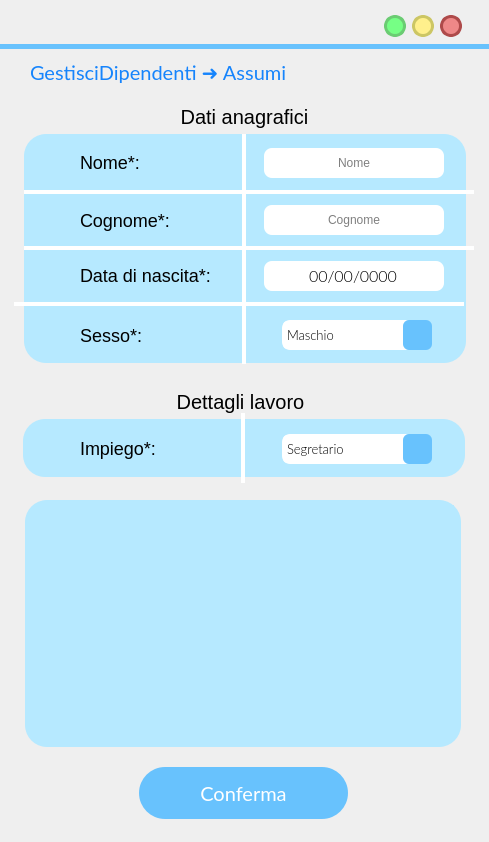
<?xml version="1.0" encoding="UTF-8"?>
<ui version="4.0">
 <class>MainWindow</class>
 <widget class="QMainWindow" name="MainWindow">
  <property name="geometry">
   <rect>
    <x>0</x>
    <y>0</y>
    <width>489</width>
    <height>842</height>
   </rect>
  </property>
  <property name="windowTitle">
   <string>MainWindow</string>
  </property>
  <property name="styleSheet">
   <string notr="true"/>
  </property>
  <widget class="QWidget" name="centralwidget">
   <widget class="QPushButton" name="pushButton_3">
    <property name="geometry">
     <rect>
      <x>593</x>
      <y>29</y>
      <width>24</width>
      <height>24</height>
     </rect>
    </property>
    <property name="sizePolicy">
     <sizepolicy hsizetype="Fixed" vsizetype="Fixed">
      <horstretch>0</horstretch>
      <verstretch>0</verstretch>
     </sizepolicy>
    </property>
    <property name="minimumSize">
     <size>
      <width>21</width>
      <height>24</height>
     </size>
    </property>
    <property name="maximumSize">
     <size>
      <width>24</width>
      <height>24</height>
     </size>
    </property>
    <property name="cursor">
     <cursorShape>PointingHandCursor</cursorShape>
    </property>
    <property name="styleSheet">
     <string notr="true">QPushButton{
 background-color:#ee8888;
 border-style: solid;
 border-radius:12px;
font: 18pt &quot;Candara&quot;;
border-color:#ae4a4a;
border-width:3;
}

QPushButton::pressed{
	background-color : white;
	border-color:#ae4a4a;
	border-width:3;
}
</string>
    </property>
    <property name="text">
     <string/>
    </property>
   </widget>
   <widget class="QPushButton" name="pushButton_2">
    <property name="geometry">
     <rect>
      <x>563</x>
      <y>29</y>
      <width>24</width>
      <height>24</height>
     </rect>
    </property>
    <property name="sizePolicy">
     <sizepolicy hsizetype="Fixed" vsizetype="Fixed">
      <horstretch>0</horstretch>
      <verstretch>0</verstretch>
     </sizepolicy>
    </property>
    <property name="minimumSize">
     <size>
      <width>21</width>
      <height>24</height>
     </size>
    </property>
    <property name="maximumSize">
     <size>
      <width>24</width>
      <height>24</height>
     </size>
    </property>
    <property name="cursor">
     <cursorShape>PointingHandCursor</cursorShape>
    </property>
    <property name="styleSheet">
     <string notr="true">QPushButton{
 background-color:#fff08c	;
 border-style: solid;
 border-radius:12px;
font: 18pt &quot;Candara&quot;;
border-color:#ccc664;
border-width:3;
}

QPushButton::pressed{
	background-color : white;
	border-color:#ccc664;
	border-width:3;
}
</string>
    </property>
    <property name="text">
     <string/>
    </property>
   </widget>
   <widget class="QPushButton" name="pushButton_4">
    <property name="geometry">
     <rect>
      <x>533</x>
      <y>29</y>
      <width>24</width>
      <height>24</height>
     </rect>
    </property>
    <property name="sizePolicy">
     <sizepolicy hsizetype="Fixed" vsizetype="Fixed">
      <horstretch>0</horstretch>
      <verstretch>0</verstretch>
     </sizepolicy>
    </property>
    <property name="minimumSize">
     <size>
      <width>21</width>
      <height>24</height>
     </size>
    </property>
    <property name="maximumSize">
     <size>
      <width>24</width>
      <height>24</height>
     </size>
    </property>
    <property name="cursor">
     <cursorShape>PointingHandCursor</cursorShape>
    </property>
    <property name="styleSheet">
     <string notr="true">QPushButton{
 background-color:#76ff85;
 border-style: solid;
 border-radius:12px;
font: 18pt &quot;Candara&quot;;
border-color:#6bcc73;
border-width:3;
}

QPushButton::pressed{
	background-color : white;
	border-color:#6bcc73;
	border-width:3;
}
</string>
    </property>
    <property name="text">
     <string/>
    </property>
   </widget>
   <widget class="QLabel" name="label">
    <property name="geometry">
     <rect>
      <x>0</x>
      <y>44</y>
      <width>641</width>
      <height>5</height>
     </rect>
    </property>
    <property name="styleSheet">
     <string notr="true">background-color:rgb(104, 194, 253);</string>
    </property>
    <property name="text">
     <string/>
    </property>
   </widget>
   <widget class="QLabel" name="label_2">
    <property name="geometry">
     <rect>
      <x>24</x>
      <y>134</y>
      <width>442</width>
      <height>229</height>
     </rect>
    </property>
    <property name="styleSheet">
     <string notr="true">left: 655px;
top: 420px;
width: 436px;
height: 160px;
line-height: 20px;
border-radius: 22px;
background-color: rgba(182, 233, 255);
color: rgba(16, 16, 16);
font-size: 14px;
text-align: center;</string>
    </property>
    <property name="text">
     <string/>
    </property>
   </widget>
   <widget class="QPushButton" name="reduceButton">
    <property name="geometry">
     <rect>
      <x>384</x>
      <y>15</y>
      <width>22</width>
      <height>22</height>
     </rect>
    </property>
    <property name="sizePolicy">
     <sizepolicy hsizetype="Fixed" vsizetype="Fixed">
      <horstretch>0</horstretch>
      <verstretch>0</verstretch>
     </sizepolicy>
    </property>
    <property name="minimumSize">
     <size>
      <width>22</width>
      <height>22</height>
     </size>
    </property>
    <property name="maximumSize">
     <size>
      <width>24</width>
      <height>24</height>
     </size>
    </property>
    <property name="cursor">
     <cursorShape>PointingHandCursor</cursorShape>
    </property>
    <property name="styleSheet">
     <string notr="true">QPushButton{
 background-color:#76ff85;
 border-style: solid;
 border-radius:11px;
font: 18pt &quot;Candara&quot;;
border-color:#6bcc73;
border-width:3;
}

QPushButton::pressed{
	background-color : white;
	border-color:#6bcc73;
	border-width:3;
}
</string>
    </property>
    <property name="text">
     <string/>
    </property>
   </widget>
   <widget class="QPushButton" name="exitButton">
    <property name="geometry">
     <rect>
      <x>440</x>
      <y>15</y>
      <width>22</width>
      <height>22</height>
     </rect>
    </property>
    <property name="sizePolicy">
     <sizepolicy hsizetype="Fixed" vsizetype="Fixed">
      <horstretch>0</horstretch>
      <verstretch>0</verstretch>
     </sizepolicy>
    </property>
    <property name="minimumSize">
     <size>
      <width>22</width>
      <height>22</height>
     </size>
    </property>
    <property name="maximumSize">
     <size>
      <width>24</width>
      <height>24</height>
     </size>
    </property>
    <property name="cursor">
     <cursorShape>PointingHandCursor</cursorShape>
    </property>
    <property name="styleSheet">
     <string notr="true">QPushButton{
 background-color:#ee8888;
 border-style: solid;
 border-radius:11px;
font: 18pt &quot;Candara&quot;;
border-color:#ae4a4a;
border-width:3;
}

QPushButton::pressed{
	background-color : white;
	border-color:#ae4a4a;
	border-width:3;
}
</string>
    </property>
    <property name="text">
     <string/>
    </property>
   </widget>
   <widget class="QPushButton" name="maximizeButton">
    <property name="geometry">
     <rect>
      <x>412</x>
      <y>15</y>
      <width>22</width>
      <height>22</height>
     </rect>
    </property>
    <property name="sizePolicy">
     <sizepolicy hsizetype="Fixed" vsizetype="Fixed">
      <horstretch>0</horstretch>
      <verstretch>0</verstretch>
     </sizepolicy>
    </property>
    <property name="minimumSize">
     <size>
      <width>20</width>
      <height>20</height>
     </size>
    </property>
    <property name="maximumSize">
     <size>
      <width>24</width>
      <height>24</height>
     </size>
    </property>
    <property name="cursor">
     <cursorShape>PointingHandCursor</cursorShape>
    </property>
    <property name="styleSheet">
     <string notr="true">QPushButton{
 background-color:#fff08c	;
 border-style: solid;
 border-radius:11px;
font: 18pt &quot;Candara&quot;;
border-color:#ccc664;
border-width:3;
}

QPushButton::pressed{
	background-color : white;
	border-color:#ccc664;
	border-width:3;
}
</string>
    </property>
    <property name="text">
     <string/>
    </property>
   </widget>
   <widget class="QLabel" name="label_5">
    <property name="geometry">
     <rect>
      <x>24</x>
      <y>190</y>
      <width>450</width>
      <height>4</height>
     </rect>
    </property>
    <property name="sizePolicy">
     <sizepolicy hsizetype="Fixed" vsizetype="Fixed">
      <horstretch>0</horstretch>
      <verstretch>0</verstretch>
     </sizepolicy>
    </property>
    <property name="styleSheet">
     <string notr="true">width: 314px;
height: 180px;
border-radius: 0;
background-color: rgb(255, 255, 255);
text-align: center;</string>
    </property>
    <property name="text">
     <string/>
    </property>
    <property name="scaledContents">
     <bool>true</bool>
    </property>
    <property name="alignment">
     <set>Qt::AlignCenter</set>
    </property>
    <property name="margin">
     <number>10</number>
    </property>
    <property name="indent">
     <number>0</number>
    </property>
   </widget>
   <widget class="QLabel" name="label_6">
    <property name="geometry">
     <rect>
      <x>24</x>
      <y>246</y>
      <width>450</width>
      <height>4</height>
     </rect>
    </property>
    <property name="sizePolicy">
     <sizepolicy hsizetype="Fixed" vsizetype="Fixed">
      <horstretch>0</horstretch>
      <verstretch>0</verstretch>
     </sizepolicy>
    </property>
    <property name="styleSheet">
     <string notr="true">width: 314px;
height: 180px;
border-radius: 0;
background-color: rgb(255, 255, 255);
text-align: center;</string>
    </property>
    <property name="text">
     <string/>
    </property>
    <property name="scaledContents">
     <bool>true</bool>
    </property>
    <property name="alignment">
     <set>Qt::AlignCenter</set>
    </property>
    <property name="margin">
     <number>10</number>
    </property>
    <property name="indent">
     <number>0</number>
    </property>
   </widget>
   <widget class="QLabel" name="label_7">
    <property name="geometry">
     <rect>
      <x>14</x>
      <y>302</y>
      <width>450</width>
      <height>4</height>
     </rect>
    </property>
    <property name="sizePolicy">
     <sizepolicy hsizetype="Fixed" vsizetype="Fixed">
      <horstretch>0</horstretch>
      <verstretch>0</verstretch>
     </sizepolicy>
    </property>
    <property name="styleSheet">
     <string notr="true">width: 314px;
height: 180px;
border-radius: 0;
background-color: rgb(255, 255, 255);
text-align: center;</string>
    </property>
    <property name="text">
     <string/>
    </property>
    <property name="scaledContents">
     <bool>true</bool>
    </property>
    <property name="alignment">
     <set>Qt::AlignCenter</set>
    </property>
    <property name="margin">
     <number>10</number>
    </property>
    <property name="indent">
     <number>0</number>
    </property>
   </widget>
   <widget class="QLabel" name="label_14">
    <property name="geometry">
     <rect>
      <x>80</x>
      <y>137</y>
      <width>161</width>
      <height>51</height>
     </rect>
    </property>
    <property name="styleSheet">
     <string notr="true">font-size: 18px;
text-align: left;
background-color: rgba(255, 255, 255,0);
</string>
    </property>
    <property name="text">
     <string>Nome*:</string>
    </property>
   </widget>
   <widget class="QLabel" name="autoreLabel">
    <property name="geometry">
     <rect>
      <x>80</x>
      <y>190</y>
      <width>151</width>
      <height>61</height>
     </rect>
    </property>
    <property name="styleSheet">
     <string notr="true">font-size: 18px;
text-align: left;
background-color: rgba(255, 255, 255,0);</string>
    </property>
    <property name="text">
     <string>Cognome*:</string>
    </property>
   </widget>
   <widget class="QLabel" name="sizeLabel">
    <property name="geometry">
     <rect>
      <x>80</x>
      <y>310</y>
      <width>151</width>
      <height>51</height>
     </rect>
    </property>
    <property name="styleSheet">
     <string notr="true">font-size: 18px;
text-align: left;
background-color: rgba(255, 255, 255,0);</string>
    </property>
    <property name="text">
     <string>Sesso*:</string>
    </property>
   </widget>
   <widget class="QLabel" name="previousButton">
    <property name="geometry">
     <rect>
      <x>424</x>
      <y>57</y>
      <width>36</width>
      <height>36</height>
     </rect>
    </property>
    <property name="font">
     <font>
      <family>Lato Light</family>
      <pointsize>18</pointsize>
      <weight>50</weight>
      <italic>false</italic>
      <bold>false</bold>
     </font>
    </property>
    <property name="cursor">
     <cursorShape>PointingHandCursor</cursorShape>
    </property>
    <property name="autoFillBackground">
     <bool>false</bool>
    </property>
    <property name="styleSheet">
     <string notr="true">background-color: rgba(255, 255, 255,0);</string>
    </property>
    <property name="text">
     <string/>
    </property>
    <property name="pixmap">
     <pixmap resource="res/res.qrc">:/icons/arrow_back_FILL1_wght700_GRAD200_opsz48_risultato.png</pixmap>
    </property>
    <property name="scaledContents">
     <bool>true</bool>
    </property>
   </widget>
   <widget class="QLabel" name="titoloLabel">
    <property name="geometry">
     <rect>
      <x>30</x>
      <y>57</y>
      <width>331</width>
      <height>31</height>
     </rect>
    </property>
    <property name="font">
     <font>
      <family>Lato</family>
      <pointsize>16</pointsize>
      <weight>50</weight>
      <italic>false</italic>
      <bold>false</bold>
     </font>
    </property>
    <property name="styleSheet">
     <string notr="true">font-size: 20px;
text-align: left;
background-color: rgba(255, 255, 255,0);
color: #1684FC;
font: 16pt &quot;Lato&quot;;</string>
    </property>
    <property name="text">
     <string>GestisciDipendenti ➜ Assumi</string>
    </property>
   </widget>
   <widget class="QLabel" name="label_13">
    <property name="geometry">
     <rect>
      <x>80</x>
      <y>250</y>
      <width>161</width>
      <height>51</height>
     </rect>
    </property>
    <property name="styleSheet">
     <string notr="true">font-size: 18px;
text-align: left;
background-color: rgba(255, 255, 255,0);</string>
    </property>
    <property name="text">
     <string>Data di nascita*:</string>
    </property>
   </widget>
   <widget class="QLabel" name="label_8">
    <property name="geometry">
     <rect>
      <x>242</x>
      <y>134</y>
      <width>4</width>
      <height>230</height>
     </rect>
    </property>
    <property name="sizePolicy">
     <sizepolicy hsizetype="Fixed" vsizetype="Fixed">
      <horstretch>0</horstretch>
      <verstretch>0</verstretch>
     </sizepolicy>
    </property>
    <property name="styleSheet">
     <string notr="true">width: 314px;
height: 180px;
border-radius: 0;
background-color: rgb(255, 255, 255);
text-align: center;</string>
    </property>
    <property name="text">
     <string/>
    </property>
    <property name="scaledContents">
     <bool>true</bool>
    </property>
    <property name="alignment">
     <set>Qt::AlignCenter</set>
    </property>
    <property name="margin">
     <number>10</number>
    </property>
    <property name="indent">
     <number>0</number>
    </property>
   </widget>
   <widget class="QPushButton" name="confermaButton">
    <property name="geometry">
     <rect>
      <x>139</x>
      <y>767</y>
      <width>209</width>
      <height>52</height>
     </rect>
    </property>
    <property name="font">
     <font>
      <family>Lato</family>
      <pointsize>15</pointsize>
      <weight>50</weight>
      <italic>false</italic>
      <bold>false</bold>
     </font>
    </property>
    <property name="cursor">
     <cursorShape>PointingHandCursor</cursorShape>
    </property>
    <property name="autoFillBackground">
     <bool>false</bool>
    </property>
    <property name="styleSheet">
     <string notr="true">QPushButton{
 background-color:rgb(104, 194, 253);
 border-style: solid;
 border-radius:26px;
color: rgb(255, 255, 255);
	font: 15pt &quot;Lato&quot;;
}

QPushButton::hover{


	border-color : rgb(15, 138, 204);
	color: white;
border-width:0;
}

QPushButton::pressed{
	border-color:rgb(104, 194, 253);
	border-width:4;
	background-color : white;
	color:rgb(104, 194, 253);
}
</string>
    </property>
    <property name="text">
     <string>Conferma</string>
    </property>
   </widget>
   <widget class="QComboBox" name="sessoComboBox">
    <property name="geometry">
     <rect>
      <x>282</x>
      <y>320</y>
      <width>150</width>
      <height>30</height>
     </rect>
    </property>
    <property name="font">
     <font>
      <family>Lato Light</family>
      <pointsize>10</pointsize>
      <weight>50</weight>
      <italic>false</italic>
      <bold>false</bold>
      <strikeout>false</strikeout>
      <stylestrategy>PreferDefault</stylestrategy>
     </font>
    </property>
    <property name="toolTip">
     <string/>
    </property>
    <property name="styleSheet">
     <string notr="true">

QComboBox{
background:rgb(255, 255, 255);
border-radius:8px;
border-color:rgb(255, 255, 255);
border-style: solid;
text-align:center;
border-width:3;
}
QComboBox::focus{
background:rgb(255, 255, 255);
border-radius:8px;
border-color:rgb(104, 194, 253);
border-style: solid;
border-width:3;
}

QComboBox::down-arrow {
    image: url(:/icons/expand_more_FILL1_wght600_GRAD200_opsz48_risultato.png);

    width: 26px;
    height: 26px;
margin: 0px 0px 0px 0px
}

QComboBox::drop-down  {
	background-color:rgb(104, 194, 253);
border-radius:6px;
margin:-3px -3px -3px -10px;
    border: 0px; /* This seems to replace the whole arrow of the combo box */

}
</string>
    </property>
    <property name="editable">
     <bool>false</bool>
    </property>
    <property name="currentText">
     <string>Maschio</string>
    </property>
    <property name="iconSize">
     <size>
      <width>16</width>
      <height>16</height>
     </size>
    </property>
    <property name="frame">
     <bool>true</bool>
    </property>
    <item>
     <property name="text">
      <string>Maschio</string>
     </property>
    </item>
    <item>
     <property name="text">
      <string>Femmina</string>
     </property>
    </item>
    <item>
     <property name="text">
      <string>Non specificato</string>
     </property>
    </item>
   </widget>
   <widget class="QLabel" name="label_11">
    <property name="geometry">
     <rect>
      <x>30</x>
      <y>316</y>
      <width>34</width>
      <height>34</height>
     </rect>
    </property>
    <property name="styleSheet">
     <string notr="true">background-color: rgba(182, 233, 255);</string>
    </property>
    <property name="text">
     <string/>
    </property>
    <property name="pixmap">
     <pixmap resource="res/res.qrc">:/icons/female_FILL1_wght600_GRAD200_opsz48_risultato.png</pixmap>
    </property>
    <property name="scaledContents">
     <bool>true</bool>
    </property>
   </widget>
   <widget class="QLabel" name="label_12">
    <property name="geometry">
     <rect>
      <x>30</x>
      <y>258</y>
      <width>34</width>
      <height>34</height>
     </rect>
    </property>
    <property name="styleSheet">
     <string notr="true">background-color: rgba(182, 233, 255);</string>
    </property>
    <property name="text">
     <string/>
    </property>
    <property name="pixmap">
     <pixmap resource="res/res.qrc">:/icons/cake_FILL1_wght600_GRAD200_opsz48_risultato.png</pixmap>
    </property>
    <property name="scaledContents">
     <bool>true</bool>
    </property>
   </widget>
   <widget class="QLabel" name="label_16">
    <property name="geometry">
     <rect>
      <x>30</x>
      <y>203</y>
      <width>34</width>
      <height>34</height>
     </rect>
    </property>
    <property name="styleSheet">
     <string notr="true">background-color: rgba(182, 233, 255);</string>
    </property>
    <property name="text">
     <string/>
    </property>
    <property name="pixmap">
     <pixmap resource="res/res.qrc">:/icons/account_circle_FILL1_wght600_GRAD200_opsz48_risultato.png</pixmap>
    </property>
    <property name="scaledContents">
     <bool>true</bool>
    </property>
   </widget>
   <widget class="QLabel" name="label_17">
    <property name="geometry">
     <rect>
      <x>30</x>
      <y>146</y>
      <width>34</width>
      <height>34</height>
     </rect>
    </property>
    <property name="styleSheet">
     <string notr="true">background-color: rgba(182, 233, 255);</string>
    </property>
    <property name="text">
     <string/>
    </property>
    <property name="pixmap">
     <pixmap resource="res/res.qrc">:/icons/person_FILL1_wght600_GRAD200_opsz48_risultato.png</pixmap>
    </property>
    <property name="scaledContents">
     <bool>true</bool>
    </property>
   </widget>
   <widget class="QLabel" name="label_4">
    <property name="geometry">
     <rect>
      <x>241</x>
      <y>413</y>
      <width>4</width>
      <height>70</height>
     </rect>
    </property>
    <property name="styleSheet">
     <string notr="true">background-color:#FFFFFF;</string>
    </property>
    <property name="text">
     <string/>
    </property>
   </widget>
   <widget class="QLabel" name="label_3">
    <property name="geometry">
     <rect>
      <x>23</x>
      <y>419</y>
      <width>442</width>
      <height>58</height>
     </rect>
    </property>
    <property name="styleSheet">
     <string notr="true">left: 790px;
top: 159px;
width: 437px;
height: 650px;
line-height: 20px;
border-radius: 22px;
background-color: rgba(182, 233, 255, 255);
text-align: center;</string>
    </property>
    <property name="text">
     <string/>
    </property>
   </widget>
   <widget class="QLabel" name="label_19">
    <property name="geometry">
     <rect>
      <x>14</x>
      <y>96</y>
      <width>461</width>
      <height>41</height>
     </rect>
    </property>
    <property name="styleSheet">
     <string notr="true">font-size: 20px;
text-align: left;
background-color: rgba(255, 255, 255,0);
</string>
    </property>
    <property name="text">
     <string>Dati anagrafici</string>
    </property>
    <property name="alignment">
     <set>Qt::AlignCenter</set>
    </property>
   </widget>
   <widget class="QLabel" name="label_20">
    <property name="geometry">
     <rect>
      <x>10</x>
      <y>381</y>
      <width>461</width>
      <height>41</height>
     </rect>
    </property>
    <property name="styleSheet">
     <string notr="true">font-size: 20px;
text-align: left;
background-color: rgba(255, 255, 255,0);
</string>
    </property>
    <property name="text">
     <string>Dettagli lavoro</string>
    </property>
    <property name="alignment">
     <set>Qt::AlignCenter</set>
    </property>
   </widget>
   <widget class="QLabel" name="immagineLabel">
    <property name="geometry">
     <rect>
      <x>25</x>
      <y>500</y>
      <width>436</width>
      <height>247</height>
     </rect>
    </property>
    <property name="sizePolicy">
     <sizepolicy hsizetype="Fixed" vsizetype="Fixed">
      <horstretch>0</horstretch>
      <verstretch>0</verstretch>
     </sizepolicy>
    </property>
    <property name="styleSheet">
     <string notr="true">left: 737px;
top: 416px;
width: 436px;
height: 377px;
line-height: 20px;
border-radius: 22px;
background-color: rgba(182, 233, 255);
text-align: center;</string>
    </property>
    <property name="text">
     <string/>
    </property>
    <property name="scaledContents">
     <bool>true</bool>
    </property>
    <property name="alignment">
     <set>Qt::AlignCenter</set>
    </property>
    <property name="margin">
     <number>10</number>
    </property>
    <property name="indent">
     <number>10</number>
    </property>
   </widget>
   <widget class="QScrollArea" name="scrollArea">
    <property name="geometry">
     <rect>
      <x>33</x>
      <y>505</y>
      <width>421</width>
      <height>231</height>
     </rect>
    </property>
    <property name="styleSheet">
     <string notr="true">QWidget{
background:rgb(255, 255, 255);
border-radius:0px;
border-color:#b6e9ff;
border-style: solid;
border-width:7;
}


QScrollArea{
border-width:0px;
border-radius: 22px;
background-color: rgba(255, 255, 255, 255);
}

QScrollBar{
border-width:0px;
	border-radius:4px;
background-color: rgba(255, 255, 255, 255);

}


/* VERTICAL SCROLLBAR */
 QScrollBar:vertical {
	border: none;
    width: 14px;
    margin: 0px 0 0px 0;
	border-radius: 7px;
margin: 0px 0px 0px 0px;

 }

/*  HANDLE BAR VERTICAL */
QScrollBar::handle:vertical {	
	background-color:#68C2FD;
	min-height: 30px;	
	border-radius: 7px;

}
QScrollBar::handle:vertical:hover{	
	background-color:#A6E4FF;
}
QScrollBar::handle:vertical:pressed {	
	background-color: #5AA7D9;
}

/* BTN TOP - SCROLLBAR */
QScrollBar::sub-line:vertical {
	background-color: rgb(255, 255, 255);
	border-radius: 7px;
}
QScrollBar::sub-line:vertical:hover {	
	background-color:#68C2FD;
}
QScrollBar::sub-line:vertical:pressed {	
	background-color: #5AA7D9;
}

/* BTN BOTTOM - SCROLLBAR  */
QScrollBar::add-line:vertical {

	background-color: rgb(255, 255, 255);
	border-radius: 7px;

}
QScrollBar::add-line:vertical:hover {	
	background-color:rgb(255, 255, 255)
}
QScrollBar::add-line:vertical:pressed {	
	background-color:rgb(255, 255, 255)
}

/* RESET ARROW  */
QScrollBar::up-arrow:vertical, QScrollBar::down-arrow:vertical {
	background: none;
}
QScrollBar::add-page:vertical, QScrollBar::sub-page:vertical {
	background: none;
} 


/* HORIZONTAL SCROLLBAR - HOMEWORK */
QScrollBar:horizontal {
   
}
QScrollBar::handle:horizontal {
    
}
QScrollBar::add-line:horizontal {
    
}
QScrollBar::sub-line:horizontal {
    
}
QScrollBar::up-arrow:horizontal, QScrollBar::down-arrow:horizontal
{

}
QScrollBar::add-page:horizontal, QScrollBar::sub-page:horizontal
{

}



</string>
    </property>
    <property name="horizontalScrollBarPolicy">
     <enum>Qt::ScrollBarAlwaysOff</enum>
    </property>
    <property name="widgetResizable">
     <bool>true</bool>
    </property>
    <widget class="QWidget" name="postiLavoroListView">
     <property name="geometry">
      <rect>
       <x>0</x>
       <y>0</y>
       <width>421</width>
       <height>231</height>
      </rect>
     </property>
     <property name="styleSheet">
      <string notr="true">border-width:0px;
border-radius: 0px;
background-color: #b6e9ff;</string>
     </property>
     <layout class="QVBoxLayout" name="verticalLayout">
      <property name="spacing">
       <number>12</number>
      </property>
      <property name="leftMargin">
       <number>18</number>
      </property>
     </layout>
    </widget>
   </widget>
   <widget class="QLabel" name="label_15">
    <property name="geometry">
     <rect>
      <x>30</x>
      <y>431</y>
      <width>34</width>
      <height>34</height>
     </rect>
    </property>
    <property name="styleSheet">
     <string notr="true">background-color: rgba(182, 233, 255);</string>
    </property>
    <property name="text">
     <string/>
    </property>
    <property name="pixmap">
     <pixmap resource="res/res.qrc">:/icons/work_FILL1_wght600_GRAD200_opsz48(1)_risultato.png</pixmap>
    </property>
    <property name="scaledContents">
     <bool>true</bool>
    </property>
   </widget>
   <widget class="QLabel" name="sizeLabel_2">
    <property name="geometry">
     <rect>
      <x>80</x>
      <y>423</y>
      <width>151</width>
      <height>51</height>
     </rect>
    </property>
    <property name="styleSheet">
     <string notr="true">font-size: 18px;
text-align: left;
background-color: rgba(255, 255, 255,0);</string>
    </property>
    <property name="text">
     <string>Impiego*:</string>
    </property>
   </widget>
   <widget class="QComboBox" name="impiegoComboBox">
    <property name="geometry">
     <rect>
      <x>282</x>
      <y>434</y>
      <width>150</width>
      <height>30</height>
     </rect>
    </property>
    <property name="font">
     <font>
      <family>Lato Light</family>
      <pointsize>10</pointsize>
      <weight>50</weight>
      <italic>false</italic>
      <bold>false</bold>
      <strikeout>false</strikeout>
      <stylestrategy>PreferDefault</stylestrategy>
     </font>
    </property>
    <property name="toolTip">
     <string/>
    </property>
    <property name="styleSheet">
     <string notr="true">

QComboBox{
background:rgb(255, 255, 255);
border-radius:8px;
border-color:rgb(255, 255, 255);
border-style: solid;
text-align:center;
border-width:3;
}
QComboBox::focus{
background:rgb(255, 255, 255);
border-radius:8px;
border-color:rgb(104, 194, 253);
border-style: solid;
border-width:3;
}

QComboBox::down-arrow {
    image: url(:/icons/expand_more_FILL1_wght600_GRAD200_opsz48_risultato.png);

    width: 26px;
    height: 26px;
margin: 0px 0px 0px 0px
}

QComboBox::drop-down  {
	background-color:rgb(104, 194, 253);
border-radius:6px;
margin:-3px -3px -3px -10px;
    border: 0px; /* This seems to replace the whole arrow of the combo box */

}
</string>
    </property>
    <property name="editable">
     <bool>false</bool>
    </property>
    <property name="currentText">
     <string>Segretario</string>
    </property>
    <property name="iconSize">
     <size>
      <width>16</width>
      <height>16</height>
     </size>
    </property>
    <property name="frame">
     <bool>true</bool>
    </property>
    <item>
     <property name="text">
      <string>Segretario</string>
     </property>
    </item>
    <item>
     <property name="text">
      <string>Amministratore</string>
     </property>
    </item>
    <item>
     <property name="text">
      <string>Operatore</string>
     </property>
    </item>
   </widget>
   <widget class="QLineEdit" name="dataNascitaLineEdit">
    <property name="geometry">
     <rect>
      <x>264</x>
      <y>261</y>
      <width>180</width>
      <height>30</height>
     </rect>
    </property>
    <property name="font">
     <font>
      <family>Lato Light</family>
      <pointsize>12</pointsize>
      <weight>50</weight>
      <italic>false</italic>
      <bold>false</bold>
     </font>
    </property>
    <property name="styleSheet">
     <string notr="true">QLineEdit{
background:rgb(255, 255, 255);
border-radius:8px;
border-color:rgb(104, 194, 253);
border-style: solid;
border-width:0;
font: 12pt &quot;Lato Light&quot;;
}
QLineEdit::focus{
background:rgb(255, 255, 255);
border-radius:8px;
border-color:rgb(104, 194, 253);
border-style: solid;
border-width:3;
}</string>
    </property>
    <property name="inputMask">
     <string>00/00/0000;0</string>
    </property>
    <property name="text">
     <string>//</string>
    </property>
    <property name="alignment">
     <set>Qt::AlignCenter</set>
    </property>
    <property name="placeholderText">
     <string>dd/mm/yyyy</string>
    </property>
   </widget>
   <widget class="QLineEdit" name="cognomeLineEdit">
    <property name="geometry">
     <rect>
      <x>264</x>
      <y>205</y>
      <width>180</width>
      <height>30</height>
     </rect>
    </property>
    <property name="styleSheet">
     <string notr="true">QLineEdit{
background:rgb(255, 255, 255);
border-radius:8px;
border-color:rgb(104, 194, 253);
border-style: solid;
border-width:0;
font: 12pt &quot;Lato Light&quot;;
}
QLineEdit::focus{
background:rgb(255, 255, 255);
border-radius:8px;
border-color:rgb(104, 194, 253);
border-style: solid;
border-width:3;
}</string>
    </property>
    <property name="text">
     <string/>
    </property>
    <property name="alignment">
     <set>Qt::AlignCenter</set>
    </property>
    <property name="placeholderText">
     <string>Cognome</string>
    </property>
   </widget>
   <widget class="QLineEdit" name="nomeLineEdit">
    <property name="geometry">
     <rect>
      <x>264</x>
      <y>148</y>
      <width>180</width>
      <height>30</height>
     </rect>
    </property>
    <property name="styleSheet">
     <string notr="true">QLineEdit{
background:rgb(255, 255, 255);
border-radius:8px;
border-color:rgb(104, 194, 253);
border-style: solid;
border-width:0;
font: 12pt &quot;Lato Light&quot;;
}
QLineEdit::focus{
background:rgb(255, 255, 255);
border-radius:8px;
border-color:rgb(104, 194, 253);
border-style: solid;
border-width:3;
}</string>
    </property>
    <property name="text">
     <string/>
    </property>
    <property name="alignment">
     <set>Qt::AlignCenter</set>
    </property>
    <property name="placeholderText">
     <string>Nome</string>
    </property>
   </widget>
   <zorder>label_3</zorder>
   <zorder>label_4</zorder>
   <zorder>pushButton_3</zorder>
   <zorder>pushButton_2</zorder>
   <zorder>pushButton_4</zorder>
   <zorder>label</zorder>
   <zorder>label_2</zorder>
   <zorder>reduceButton</zorder>
   <zorder>exitButton</zorder>
   <zorder>maximizeButton</zorder>
   <zorder>label_5</zorder>
   <zorder>label_6</zorder>
   <zorder>label_7</zorder>
   <zorder>label_14</zorder>
   <zorder>autoreLabel</zorder>
   <zorder>sizeLabel</zorder>
   <zorder>previousButton</zorder>
   <zorder>titoloLabel</zorder>
   <zorder>label_13</zorder>
   <zorder>label_8</zorder>
   <zorder>confermaButton</zorder>
   <zorder>sessoComboBox</zorder>
   <zorder>label_11</zorder>
   <zorder>label_12</zorder>
   <zorder>label_16</zorder>
   <zorder>label_17</zorder>
   <zorder>label_19</zorder>
   <zorder>label_20</zorder>
   <zorder>immagineLabel</zorder>
   <zorder>scrollArea</zorder>
   <zorder>label_15</zorder>
   <zorder>sizeLabel_2</zorder>
   <zorder>impiegoComboBox</zorder>
   <zorder>dataNascitaLineEdit</zorder>
   <zorder>cognomeLineEdit</zorder>
   <zorder>nomeLineEdit</zorder>
  </widget>
 </widget>
 <resources>
  <include location="res.qrc"/>
  <include location="res/res.qrc"/>
 </resources>
 <connections/>
</ui>
